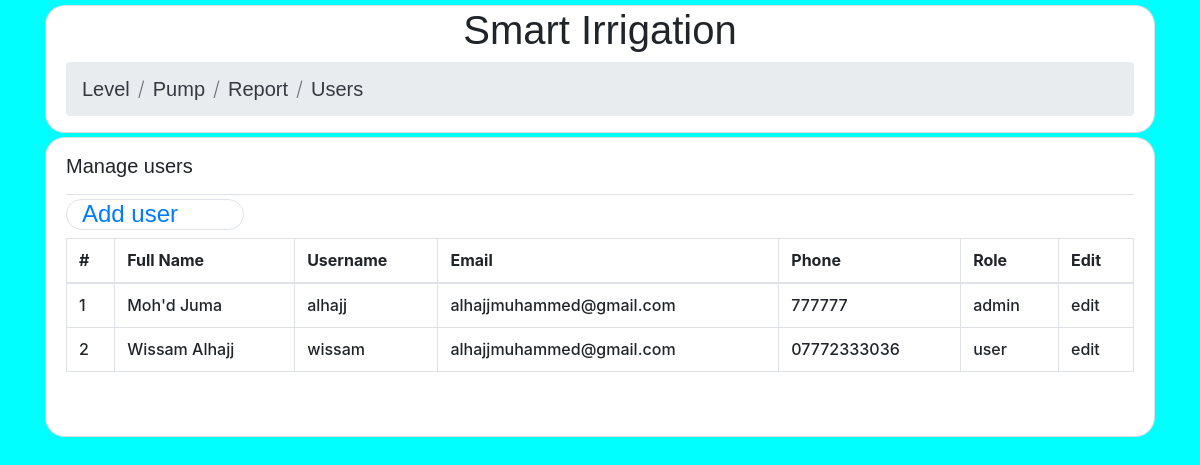
The page /users.php on the database its author committed.
### tables this page shows
CREATE TABLE `users` (
  `id` int(11) NOT NULL,
  `fullname` varchar(50) NOT NULL,
  `username` varchar(20) NOT NULL,
  `email` varchar(50) NOT NULL,
  `password` varchar(20) NOT NULL,
  `phone` varchar(20) NOT NULL,
  `role` varchar(10) NOT NULL
);

### users.php (the view, shortened to what this page needs)
<?php
include("include/conn.php");
$sql = "SELECT * FROM users";
$result = $conn->query($sql);
?>
<?php include("include/header.php"); ?>
</head>
<body class="container" >
<?php include("include/navs.php"); ?>
  <div class="d-flex justify-content-center">
    <div class="card mt-1" style="width: 100%; border-radius: 20px;">
      <div class="card-body py-0 h6">
        <h2 class="card-title lead m-0 py-3 border-bottom" style="font-family: 'Cooper Black', sans-serif;">
          Manage users
        </h2>
        <h4 class="d-flex justify-content-start border col-2 mt-1" style="border-radius: 20px;">
            <a href="adduser.php" style="font-family: 'Cooper Black', sans-serif;">Add user</a>
        </h4>
        <div class="table-responsive">
            <table class="table table-bordered">
                <thead>
                    <tr>
                        <th>#</th>
                        <th>Full Name</th>
                        <th>Username</th>
                        <th>Email</th>
                        <th>Phone</th>
                        <th>Role</th>
                        <th>Edit</th>
                    </tr>
                </thead>
                <tbody>
                  <?php if ($result->num_rows > 0):
                    $rows = $result->fetch_all(MYSQLI_ASSOC);
                    $n = 1;
                    ?>
                    <?php  foreach ($rows as $row): ?>
                      <tr>
                        <td><?= $n; ?></td>
                        <td><?= $row['fullname']; ?></td>
                        <td><?= $row['username']; ?></td>
                        <td><?= $row['email']; ?></td>
                        <td><?= $row['phone']; ?></td>
                        <td><?= $row['role']; ?></td>
                        <td>
                          edit
                        </td>
                    </tr>
                    <?php $n++; endforeach; ?>
                    <?php else: ?>
                      <p><?= "No users found in the table."; ?></p>
                    <?php endif; ?>
                </tbody>
            </table>
        </div>
        <div class="pane py-3">
        </div>
      </div>
  </div>
  </div>
<?php include("include/footer.php"); ?>

### include/header.php (style rules this page uses)
body { background-color: aqua; height: 100%; padding: 5px; }

### rows shown on the page
users: fullname "Moh'd Juma", username "alhajj", email "alhajjmuhammed@gmail.com", phone "777777", role "admin"
users: fullname "Wissam Alhajj", username "wissam", email "alhajjmuhammed@gmail.com", phone "07772333036", role "user"
